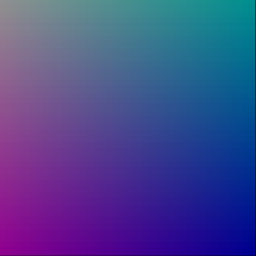
Frame 1 (no input)
Frame 60 (no input): identical to frame 1, image omitted
Frame 120 (the mouse pressed at the canvas centre since frame 60): identical to frame 1, image omitted

The p5.js sketch that drew this single still picture (run headless with seeded random() and noise() and a simulated clock; from frame 60 on, the mouse is pressed at the canvas centre):

// p5.js sketch
// ── sketch.js
var dim = 256;

function setup() { 
  createCanvas(dim, dim);
	draw1();
} 

function draw() { 
}
function draw1() { 
  background(color(0, 0, 0));
	var r = 0;
	var g = 0;
	var b = 0;
	for (var y = 0; y < dim; y++) {
		for (var x = 0; x < dim; x++) {
			stroke(color(255-r,255-g,255-b));
			point(x,y);
			r++;
			if (r > 255) {
				r = 0;
				g++;
				if (g > 255) {
					g = 0;
					b++;
					if (b > 255) {
						b = 0;
					}
				}
			}
		}
	}
	console.log('r='+r+' g='+g+' b='+b);
}
